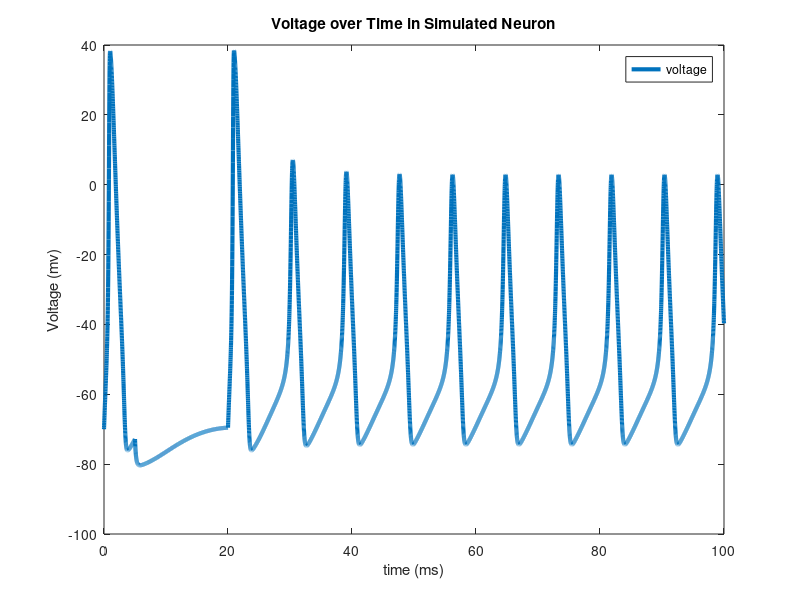
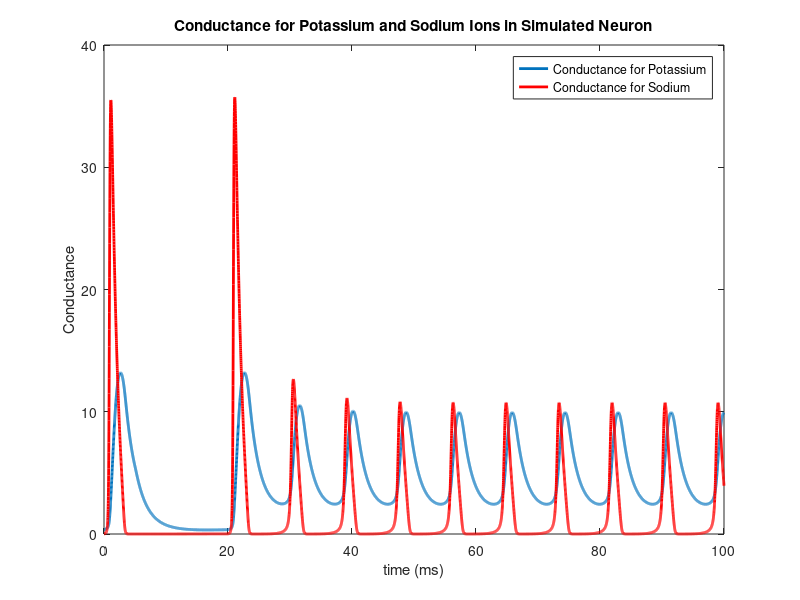

MATLAB code to generate these figures, in order:

%===simulation time===
simulationTime = 100; %in milliseconds
deltaT=.01;
t=0:deltaT:simulationTime;


%===specify the external current I===
changeTimes = [0]; %in milliseconds
currentLevels = [50]; %Change this to see effect of different currents on voltage (Suggested values: 3, 20, 50, 1000)

%Set externally applied current across time
%Here, first 500 timesteps are at current of 50, next 1500 timesteps at
%current of zero (resets resting potential of neuron), and the rest of
%timesteps are at constant current
I(1:500) = currentLevels; 
I(501:2000) = 0; 
I(2001:numel(t)) = currentLevels;
%Comment out the above line and uncomment the line below for constant current, and observe effects on voltage timecourse
%I(1:numel(t)) = currentLevels;


%===constant parameters===%
%All of these can be found in Table 3
gbar_K=36; gbar_Na=120; g_L=.3;
E_K = -12; E_Na=115; E_L=10.6;
C=1;


%===set the initial states===%
V=0; %Baseline voltage
alpha_n = .01 * ( (10-V) / (exp((10-V)/10)-1) ); %Equation 12
beta_n = .125*exp(-V/80); %Equation 13
alpha_m = .1*( (25-V) / (exp((25-V)/10)-1) ); %Equation 20
beta_m = 4*exp(-V/18); %Equation 21
alpha_h = .07*exp(-V/20); %Equation 23
beta_h = 1/(exp((30-V)/10)+1); %Equation 24

n(1) = alpha_n/(alpha_n+beta_n); %Equation 9
m(1) = alpha_m/(alpha_m+beta_m); %Equation 18
h(1) = alpha_h/(alpha_h+beta_h); %Equation 18


for i=1:numel(t)-1 %Compute coefficients, currents, and derivates at each time step
   
    %---calculate the coefficients---%
    %Equations here are same as above, just calculating at each time step
    alpha_n(i) = .01 * ( (10-V(i)) / (exp((10-V(i))/10)-1) );
    beta_n(i) = .125*exp(-V(i)/80);
    alpha_m(i) = .1*( (25-V(i)) / (exp((25-V(i))/10)-1) );
    beta_m(i) = 4*exp(-V(i)/18);
    alpha_h(i) = .07*exp(-V(i)/20);
    beta_h(i) = 1/(exp((30-V(i))/10)+1);
   
   
    %---calculate the currents---%
    I_Na = (m(i)^3) * gbar_Na * h(i) * (V(i)-E_Na); %Equations 3 and 14
    I_K = (n(i)^4) * gbar_K * (V(i)-E_K); %Equations 4 and 6
    I_L = g_L *(V(i)-E_L); %Equation 5
    I_ion = I(i) - I_K - I_Na - I_L;
   
   
    %---calculate the derivatives using Euler first order approximation---%
    V(i+1) = V(i) + deltaT*I_ion/C;
    n(i+1) = n(i) + deltaT*(alpha_n(i) *(1-n(i)) - beta_n(i) * n(i)); %Equation 7
    m(i+1) = m(i) + deltaT*(alpha_m(i) *(1-m(i)) - beta_m(i) * m(i)); %Equation 15
    h(i+1) = h(i) + deltaT*(alpha_h(i) *(1-h(i)) - beta_h(i) * h(i)); %Equation 16

end


V = V-70; %Set resting potential to -70mv

%===plot Voltage===%
plot(t,V,'LineWidth',3)
hold on
legend({'voltage'})
ylabel('Voltage (mv)')
xlabel('time (ms)')
title('Voltage over Time in Simulated Neuron')


%===plot Conductance===%
figure
p1 = plot(t,gbar_K*n.^4,'LineWidth',2);
hold on
p2 = plot(t,gbar_Na*(m.^3).*h,'r','LineWidth',2);
legend([p1, p2], 'Conductance for Potassium', 'Conductance for Sodium')
ylabel('Conductance')
xlabel('time (ms)')
title('Conductance for Potassium and Sodium Ions in Simulated Neuron')
